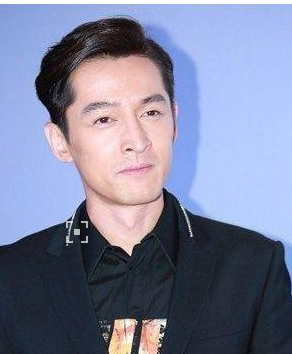
#> input picture libs/mtcnn/test.jpg, 292 x 354 px, given in place of test.png, which was not available
$ python vis_3d_v2.py   (older library calls are emulated)
#> lines starting #> are read from the running program, lines starting #| are printed output that depends on the picture; after the words box and inside, x2 and y2 are one past the last pixel; in counts of white or black regions, pixels touching at a corner belong together; pictures that were not available may be replaced by others from this repository, and a replacement may not be noted
### utils/image_processing.py
# -*-coding: utf-8 -*-
"""
    @Project: IntelligentManufacture
    @File   : image_processing.py
    @Author : panjq
    @E-mail : pan_jinquan@163.com
    @Date   : 2019-02-14 15:34:50
"""

import os
import copy
import re
import cv2
import numpy as np
import matplotlib.pyplot as plt
import requests
import matplotlib
import base64
import PIL.Image as Image


def get_color_map(nums=25):
#> further down, tmpimg is the input picture: shape (354, 292, 3); mean B, G, R 155.5, 128.9, 124.1
    colors = [
        "#FF0000", "#FF7F50", "#B0171F", "#872657", "#FF00FF",
        "#FFFF00", "#FF8000", "#FF9912", "#DAA569", "#FF6100",
        "#0000FF", "#3D59AB", "#03A89E", "#33A1C9", "#00C78C",
        "#00FF00", "#385E0F", "#00C957", "#6B8E23", "#2E8B57",
        "#A020F0", "#8A2BE2", "#A066D3", "#DA70D6", "#DDA0DD"]
    colors = colors * int(np.ceil(nums / len(colors)))
    return colors


def get_color(id):
    color = convert_color_map(COLOR_MAP[id])
    return color


def set_class_set(class_set=set()):
    global CLASS_SET
    CLASS_SET = class_set


COLOR_MAP = get_color_map(200)
CLASS_SET = set()

cmap = plt.get_cmap('rainbow')


# [1515 lines left out: functions get_colors, convert_color_map, bound_protection, tensor2image, get_image_tensor, image_clip and 78 more, not called in this run]


def fig2data(fig):
    """
    fig = plt.figure()
    image = fig2data(fig)
    @brief Convert a Matplotlib figure to a 4D numpy array with RGBA channels and return it
    @param fig a matplotlib figure
    @return a numpy 3D array of RGBA values
    """
    # draw the renderer
    fig.canvas.draw()

    # Get the RGBA buffer from the figure
    w, h = fig.canvas.get_width_height()
    buf = np.fromstring(fig.canvas.tostring_argb(), dtype=np.uint8)
    buf.shape = (w, h, 4)

    # canvas.tostring_argb give pixmap in ARGB mode. Roll the ALPHA channel to have it in RGBA mode
    buf = np.roll(buf, 3, axis=2)
    image = Image.frombytes("RGBA", (w, h), buf.tostring())
    image = np.asarray(image)
    image = cv2.cvtColor(image, cv2.COLOR_RGBA2RGB)
    return image


# [17 lines left out: function addMouseCallback, not called in this run]


class EventCv():
    def __init__(self):
        self.image = None

    def update_image(self, image):
        self.image = image

    def callback_print_image(self, event, x, y, flags, param):
        if event == cv2.EVENT_LBUTTONDOWN:
            print("(x,y)=({},{}),data={}".format(x, y, self.image[y][x]))

    # [50 lines left out: functions add_mouse_event, get_video_capture, get_video_info, get_video_writer, not called in this run]


class CVVideo():
    def __init__(self):
        pass

    # [26 lines left out: function start_capture, not called in this run]

    def write_video(self, frame):
        self.video_writer.write(frame)

    # [6 lines left out: function task, not called in this run]


# [9 lines that do not run on import are left out]

### modules/utils_3d/vis_3d_v2.py
# -*- coding: utf-8 -*-
"""
# --------------------------------------------------------
# @Project: python-learning-notes
# @Author : panjq
# @E-mail : pan_jinquan@163.com
# @Date   : 2020-04-03 12:10:33
# --------------------------------------------------------
"""

import os
import cv2
import numpy as np
from mpl_toolkits.mplot3d import Axes3D
import matplotlib.pyplot as plt
from utils import image_processing


# plt.switch_backend('TkAgg')


def vis_2d_keypoints(img, kps, kps_lines, kp_thresh=0.4, alpha=1):
    # Convert from plt 0-1 RGBA colors to 0-255 BGR colors for opencv.
    cmap = plt.get_cmap('rainbow')
    colors = [cmap(i) for i in np.linspace(0, 1, len(kps_lines) + 2)]
    colors = [(c[2] * 255, c[1] * 255, c[0] * 255) for c in colors]

    # Perform the drawing on a copy of the image, to allow for blending.
    kp_mask = np.copy(img)

    # Draw the keypoints.
    for l in range(len(kps_lines)):
        i1 = kps_lines[l][0]
        i2 = kps_lines[l][1]
        p1 = kps[0, i1].astype(np.int32), kps[1, i1].astype(np.int32)
        p2 = kps[0, i2].astype(np.int32), kps[1, i2].astype(np.int32)
        if kps[2, i1] > kp_thresh and kps[2, i2] > kp_thresh:
            cv2.line(
                kp_mask, p1, p2,
                color=colors[l], thickness=2, lineType=cv2.LINE_AA)
        if kps[2, i1] > kp_thresh:
            cv2.circle(
                kp_mask, p1,
                radius=3, color=colors[l], thickness=-1, lineType=cv2.LINE_AA)
        if kps[2, i2] > kp_thresh:
            cv2.circle(
                kp_mask, p2,
                radius=3, color=colors[l], thickness=-1, lineType=cv2.LINE_AA)

    # Blend the keypoints.
    return cv2.addWeighted(img, 1.0 - alpha, kp_mask, alpha, 0)


def vis_3d_keypoints(kpt_3d, kpt_3d_vis, kps_lines, filename=None):
    fig = plt.figure()
    ax = fig.add_subplot(111, projection='3d')

    # Convert from plt 0-1 RGBA colors to 0-255 BGR colors for opencv.
    cmap = plt.get_cmap('rainbow')
    colors = [cmap(i) for i in np.linspace(0, 1, len(kps_lines) + 2)]
    colors = [np.array((c[2], c[1], c[0])) for c in colors]

    for l in range(len(kps_lines)):
        i1 = kps_lines[l][0]
        i2 = kps_lines[l][1]
        x = np.array([kpt_3d[i1, 0], kpt_3d[i2, 0]])
        y = np.array([kpt_3d[i1, 1], kpt_3d[i2, 1]])
        z = np.array([kpt_3d[i1, 2], kpt_3d[i2, 2]])

        if kpt_3d_vis[i1, 0] > 0 and kpt_3d_vis[i2, 0] > 0:
            ax.plot(x, z, -y, c=colors[l], linewidth=2)
        if kpt_3d_vis[i1, 0] > 0:
            ax.scatter(kpt_3d[i1, 0], kpt_3d[i1, 2], -kpt_3d[i1, 1], c=colors[l], marker='o')
        if kpt_3d_vis[i2, 0] > 0:
            ax.scatter(kpt_3d[i2, 0], kpt_3d[i2, 2], -kpt_3d[i2, 1], c=colors[l], marker='o')

    x_r = np.array([0, input_shape[1]], dtype=np.float32)
    y_r = np.array([0, input_shape[0]], dtype=np.float32)
    z_r = np.array([0, 1], dtype=np.float32)

    if filename is None:
        ax.set_title('3D vis')
    else:
        ax.set_title(filename)

    ax.set_xlabel('X Label')
    ax.set_ylabel('Z Label')
    ax.set_zlabel('Y Label')
    # ax.set_xlim([0,cfg.input_shape[1]])
    # ax.set_ylim([0,1])
    # ax.set_zlim([-cfg.input_shape[0],0])
    ax.legend()

    plt.show()
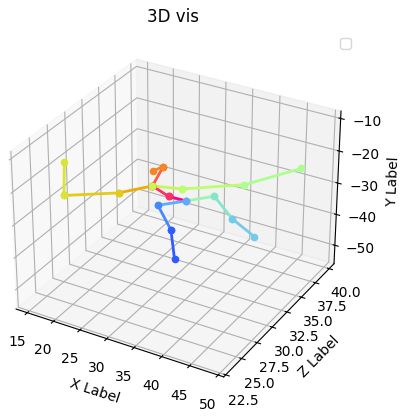
#> figure drawn by matplotlib, 1 panel
    cv2.waitKey(0)


def vis_3d_skeleton_image(image, coords_3d, skeleton):
    # Matplotlib interprets the Z axis as vertical, but our pose
    # has Y as the vertical axis.
    # Therefore we do a 90 degree rotation around the horizontal (X) axis
    # draw 2D keypoints
    nums_joints = len(coords_3d)
    coords_2d = np.zeros((3, nums_joints))
    coords_2d[:2, :] = coords_3d[:, :2].transpose(1, 0) / output_shape[0] * input_shape[0]
    coords_2d[2, :] = 1
    image = vis_2d_keypoints(image, coords_2d, skeleton)
#> after the loop in vis_2d_keypoints, `for l in range(len(kps_lines)):`:
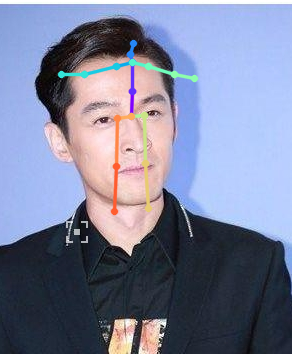
#> kp_mask: shape (354, 292, 3); 2.36% of pixels changed, all inside (x1, y1, x2, y2) = (57, 39, 199, 216)

    coords2 = coords_3d.copy()
    coords_3d[:, 1], coords_3d[:, 2] = coords2[:, 2], -coords2[:, 1]

    fig = plt.figure(figsize=(10, 5))
    image_ax = fig.add_subplot(1, 2, 1)
    image_ax.set_title('Input')
    image_ax.imshow(image)

    pose_ax = fig.add_subplot(1, 2, 2, projection='3d')
    pose_ax.set_title('Prediction')

    # [4 lines of commented-out code are left out]
    x = coords_3d[:, 0]
    y = coords_3d[:, 1]
    z = coords_3d[:, 2]
    range_max = max(x)
    range_min = min(x)
    range_max = range_max + (range_max - range_min) * 0.2
    range_min = range_min - (range_max - range_min) * 0.2
    y = y + (range_min - min(y))
    z = z + (range_min - min(z))
    coords_3d[:, 1] = y
    coords_3d[:, 2] = z
    pose_ax.set_xlim3d(range_min, range_max)
    pose_ax.set_ylim3d(range_min, range_max)
    pose_ax.set_zlim3d(range_min, range_max)
    pose_ax.set_xlabel('X Label')
    pose_ax.set_ylabel('Z Label')
    pose_ax.set_zlabel('Y Label')

    for i_start, i_end in skeleton:
        pose_ax.plot(*zip(coords_3d[i_start], coords_3d[i_end]), marker='o', markersize=2)
    pose_ax.scatter(coords_3d[:, 0], coords_3d[:, 1], coords_3d[:, 2], s=2)
    fig.tight_layout()
    image = image_processing.fig2data(fig)
#> in fig2data, `image = Image.frombytes("RGBA", (w, h), buf.tostring())`:
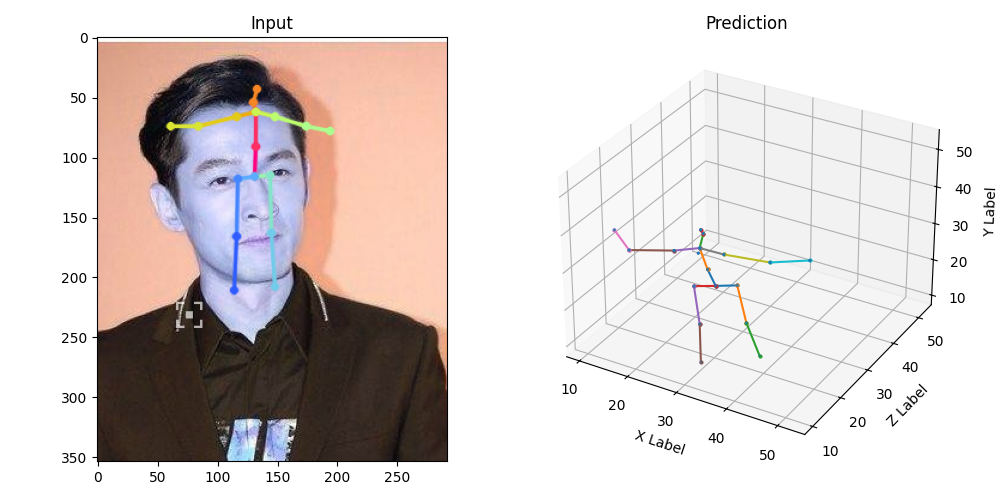
#> image: PIL image 1000x500 RGBA; mean R, G, B, A 219.3, 211.6, 209.8, 255
    # plt.show()
    return image


if __name__ == "__main__":
    image_path = "/media/dm/dm/X2/Pose/3DPose/3DMPPE_POSENET_RELEASE/test.png"
    tmpimg = cv2.imread(image_path)
    input_shape = (256, 256)
    output_shape = (input_shape[0] // 4, input_shape[1] // 4)
    coords_3d = np.asarray([[32.89645, 29.245146, 32.00004],
                            [36.22007, 28.8877, 33.602837],
                            [36.28984, 40.997894, 36.545135],
                            [37.125984, 52.0086, 39.707615],
                            [29.498604, 29.585405, 30.443153],
                            [29.117733, 41.588974, 32.77747],
                            [28.673431, 52.98233, 33.7291],
                            [33.07794, 22.855503, 29.107742],
                            [33.014565, 15.737941, 26.741709],
                            [32.537285, 13.542124, 28.76703],
                            [33.372738, 10.819509, 26.570528],
                            [29.10359, 16.715046, 24.979181],
                            [21.166656, 18.585464, 23.381084],
                            [15.262758, 18.606749, 27.925941],
                            [37.048244, 16.550882, 27.829075],
                            [43.673508, 18.658102, 31.728264],
                            [48.55796, 19.544056, 36.622536],
                            [33.07514, 16.656559, 26.200886]], dtype=np.float32)

    skeleton = ((0, 7), (7, 8), (8, 9), (9, 10), (8, 11), (11, 12), (12, 13),
                (8, 14), (14, 15), (15, 16), (0, 1), (1, 2), (2, 3), (0, 4), (4, 5), (5, 6))
    nums_joints = len(coords_3d)
    joint_vis = np.zeros(shape=(nums_joints, 1)) + 1
    vis_3d_keypoints(coords_3d, joint_vis, skeleton, filename=None)

    # [4 lines of commented-out code are left out]
    tmpimg2 = vis_3d_skeleton_image(image=tmpimg, coords_3d=coords_3d, skeleton=skeleton)
    # cv2.imwrite(filename + '_output.jpg', tmpimg)
    cv2.imshow("Det2", tmpimg2)
    cv2.waitKey(0)
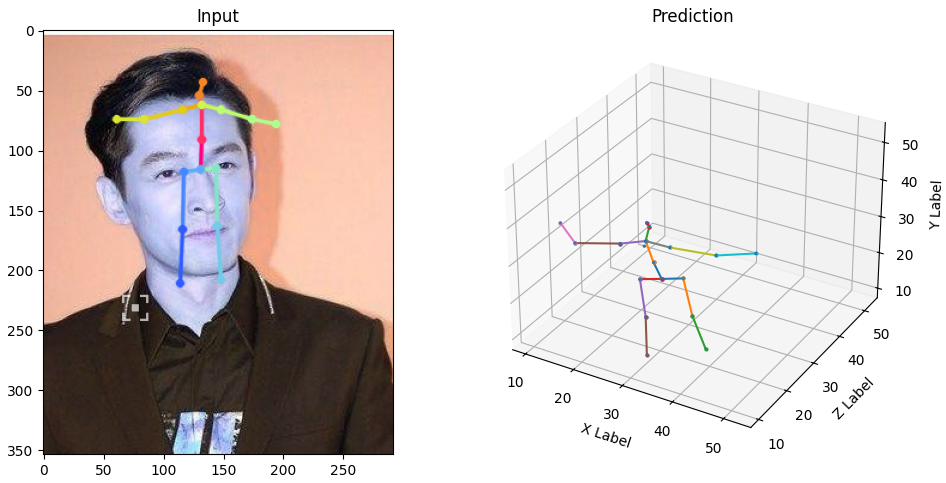
#> figure drawn by matplotlib, 2 panels
